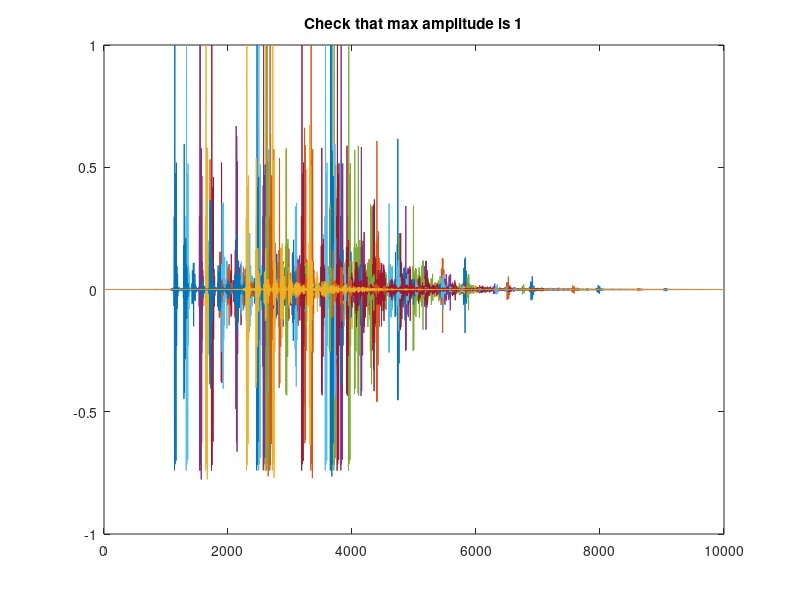

MATLAB code for this plot:
%% Creating Dataset - Loading Simulated Waveforms, Preprocessing and Creating noisy and cluttered realizations

close all
clear all

%% load data files - simulated waveforms
x_sim10 = load('sim_signatures_10C.mat');

X = x_sim10.y_10C;
Y1 = [1:8];

x_sim20 = load('sim_signatures_20C.mat');
X = cat(2, X, x_sim20.y_20C);
Y = cat(2, Y1, Y1);

x_sim30 = load('sim_signatures_30C.mat');
X = cat(2, X, x_sim30.y_30C);
Y = cat(2, Y, Y1);

%% Crop into useful part of signal
start = 3001;
stop = 10000; 
X = X(start:stop, :);
[a, b] = size(X);

%% Create replica waveforms with signals randomly distributed along time
len = 10000;
X2 = zeros(len, b);

% create random starting point for signals
r = round(3000*rand(1,b));
for i = 1:b
    X2(r(i):a+r(i)-1,i) = X(:,i);
end

% normalize signals to a max amplitude of 1
X2 = X2./max(abs(X2));

X = X2;

% Plot to verify
figure;
plot(X);
title('Check that max amplitude is 1')

%% Randomly add strong reflectors and Noise to the signal 
% reflector parameters
fs = 10e6; % signal sample rate
fc = 1e6; % assuming the source is a 1MHz source, so we'd expect a strong reflection at this frequency from some random object
tau = 1e-6;
t = 0:1/fs:(len-1)*(1/fs); % time vector equal in length to total signal
RL = [4 2 0];


% create noise arrays at -6dB -3dB, 0dB, 3dB and 6dB -  Signal to Noise Amplitude ratio
NL = [2, sqrt(2), 1, (1/sqrt(2)), 1/2]; % noise amplitude vector

% To create a duplicate dataset with much better SNR if needed
NL = NL./1;
    
X = repmat(X,1,50);
Y = repmat(Y,1,50); 
len1 = size(X,2);

% Reflector
% create random posiition in time for interferer/reflector
t0 = round(len*rand(1,len1))*(1/fs);

% create a strong interferer 
inf = zeros(size(X));
for i = 1:len1
    if mod(i,3) == 0
        inf(:,i) = RL(1)*sin(2*pi*fc.*t).* exp(-((t - t0(i))./tau).^2);
    elseif mod(i,3) == 1
        inf(:,i) = RL(2)*sin(2*pi*fc.*t).* exp(-((t - t0(i))./tau).^2);
    else
        inf(:,i) = RL(3)*sin(2*pi*fc.*t).* exp(-((t - t0(i))./tau).^2);
    end
end

% shuffle order of interferer vector
ind = size(inf,2);
inf2 = inf(:,randperm(ind));

% Noise
agn = -1 + 2*rand(size(X)); % Added gaussian noise - zero mean
len = size(X,2);

for i = 1:length(NL)
    X(:,(i-1)*(len/5) + 1 : i*(len/5)) = X(:,(i-1)*(len/5) + 1 : i*(len/5)) + NL(i)*agn(:,(i-1)*(len/5) + 1 : i*(len/5));
end

X = X + inf2;

%% normalize signals to a max amplitude of 1 
X = X./max(abs(X)); 

%% Save data for importing
save('Dataset_v03.mat', 'X', 'Y')
